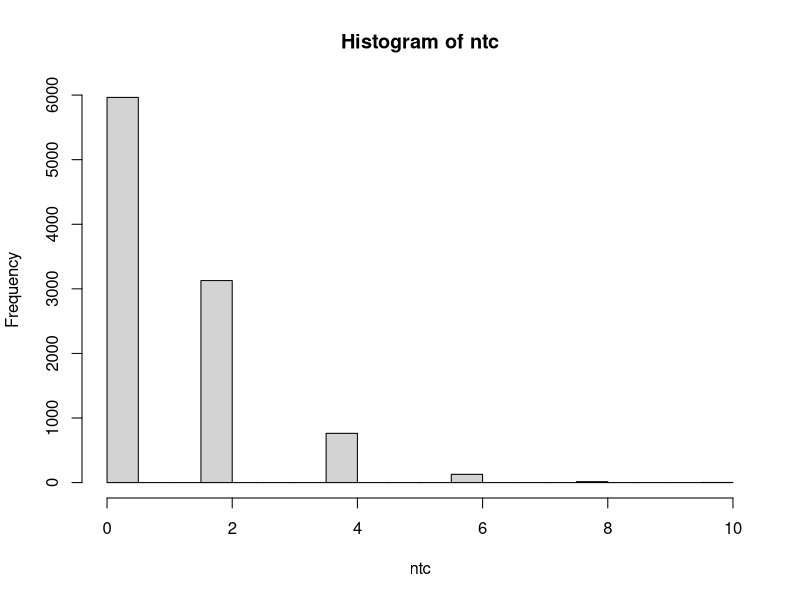

R code for this plot:
## ---- chunk 1
## this is the right answer
n <- 10

tcyc <- function(o){
     x <- sample(n)
     sum(x[x] == 1:length(x) & x[x] != x) # gives number of two cycles
}

ntc <- replicate(10000, tcyc())
hist(ntc)

